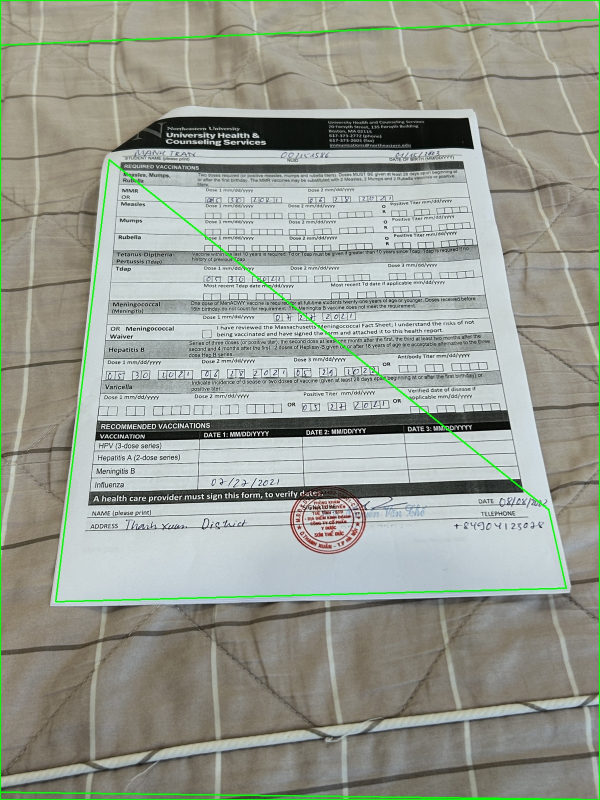
#> input picture debug_all_candidates.jpg, 1200 x 1600 px (shown at 1/2 size)
$ python -i preprocess.py   (imports and definitions only)
#> lines starting #> are read from the running program, lines starting #| are printed output that depends on the picture; after the words box and inside, x2 and y2 are one past the last pixel; in counts of white or black regions, pixels touching at a corner belong together
#> further down, picture is the input picture: shape (1600, 1200, 3); mean B, G, R 146.3, 156.8, 151.8
from __future__ import annotations

from dataclasses import dataclass
import cv2
import numpy as np

@dataclass
class DetectionArtifacts:
    image: np.ndarray       # Detection-resolution BGR image.
    lightness: np.ndarray   # Lab L channel.
    normalized: np.ndarray  # Shadow-normalized L channel.
    edges: np.ndarray       # Cleaned Canny edge map.
    masks: list[np.ndarray] # Binary masks used for contour candidates.
    scale_to_original: float

class PreprocessConfig:
    """Relative scaling factors for resolution-independent OpenCV kernels."""
    ILLUMINATION_BLUR = 0.15 #0.12  # Large blur to extract background lighting
    ADAPTIVE_BLOCK = 0.008 # Medium block to read local text/shadow differences
    MORPH_CLOSE = 0.06 #0.005       # Tiny kernel to bridge pixel gaps in edges

def _odd(value: int, minimum: int = 3) -> int:
    value = max(minimum, value)
    return value if value % 2 else value + 1

def _remove_small_components(mask: np.ndarray, min_area: int) -> np.ndarray:
    count, labels, stats, _ = cv2.connectedComponentsWithStats(mask, 8)
    clean = np.zeros_like(mask)
    for label in range(1, count):
        if stats[label, cv2.CC_STAT_AREA] >= min_area:
            clean[labels == label] = 255
    return clean

def _remove_fragments(img: np.ndarray) -> np.ndarray:
    # Repeated Closing operation to remove fragments like text from the document, or noise in background
    kernel = np.ones((5,5),np.uint8)
    img = cv2.morphologyEx(img, cv2.MORPH_CLOSE, kernel, iterations= 3)
    return img

def _auto_canny(image: np.ndarray, sigma: float = 0.33) -> np.ndarray:
    median = float(np.median(image))
    lower = int(max(0, (1.0 - sigma) * median))
    upper = int(min(255, (1.0 + sigma) * median))
    upper = max(upper, lower + 20)
    return cv2.Canny(image, lower, upper, L2gradient=True)

def _normalized(lightness: np.ndarray, base_dim: int) -> np.ndarray:
    """"""
    #Illumination Normalization via float division with Gaussian background
    light_float = lightness.astype(np.float32)
    blur_size = _odd(int(base_dim * PreprocessConfig.ILLUMINATION_BLUR), minimum=31)
    illumination = cv2.GaussianBlur(light_float, (blur_size, blur_size), 0)
    illumination = np.maximum(illumination, 10.0) #

    # Scale relative to average lightness to prevent integer saturation at 255
    mean_lightness = float(np.mean(light_float))
    normalized_float = (light_float / illumination) * mean_lightness
    normalized = np.clip(normalized_float, 0, 255).astype(np.uint8)

    # Enhance local contrast
    clahe = cv2.createCLAHE(clipLimit=2.0, tileGridSize=(8, 8))
    return clahe.apply(normalized)

def prepare_detection_artifacts(
    image_bgr: np.ndarray,
    max_dimension: int = 1600,
) -> DetectionArtifacts:
#> called with max_dimension = 1600
    if image_bgr is None or image_bgr.size == 0:
        raise ValueError("image_bgr must be a non-empty BGR image")

    original_height, original_width = image_bgr.shape[:2]
#> original_height = 1600; original_width = 1200
    longest_side = max(original_height, original_width)
#> longest_side = 1600
    detection_scale = min(1.0, max_dimension / longest_side)
#> detection_scale = 1

    if detection_scale < 1.0:
        working = cv2.resize(
            image_bgr,
            None,
            fx=detection_scale,
            fy=detection_scale,
            interpolation=cv2.INTER_AREA,
        )
    else:
        working = image_bgr.copy()

    height, width = working.shape[:2]
#> height = 1600; width = 1200
    base_dim = min(height, width)
#> base_dim = 1200

    # 1. Convert to LAB color space and extract L channel
    lab = cv2.cvtColor(working, cv2.COLOR_BGR2LAB)
#> lab: shape (1600, 1200, 3); mean of channels 0, 1, 2 162.2, 124.9, 132.8
    lightness = lab[:, :, 0]

    # 2. Illumination Normalization via float division with Gaussian background
    normalized = _normalized(lightness, base_dim)
#> in _normalized, `illumination = cv2.GaussianBlur(light_float, (blur_size, blur_size), 0)`:
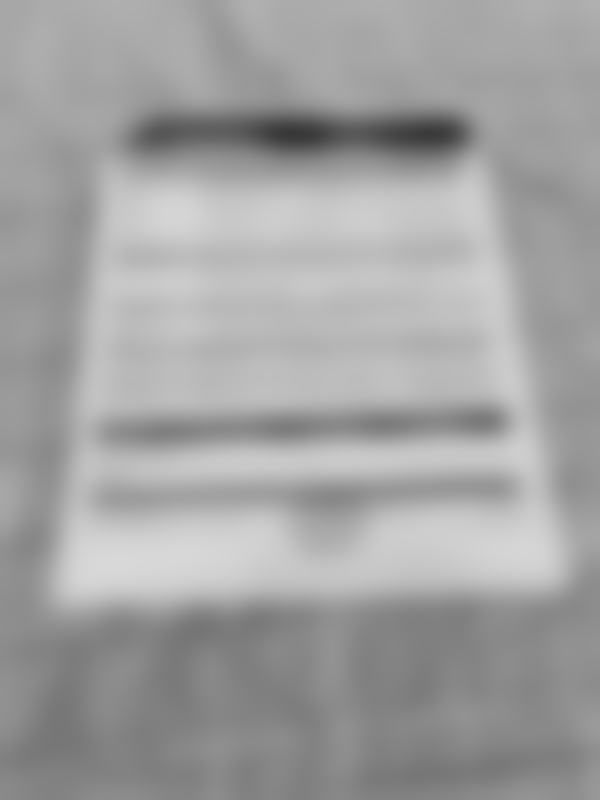
#> illumination: shape (1600, 1200) float32 (shown at 1/2 size); min 56.3, max 216.5, mean 162.1
#> in _normalized, `mean_lightness = float(np.mean(light_float))`: mean_lightness = 162.2

    # 4. Edge-preserving smoothing
    denoised = cv2.bilateralFilter(
        normalized, d=7, sigmaColor=45, sigmaSpace=45
    )

    # Extract the Saturation channel to find objects with color
    hsv = cv2.cvtColor(working, cv2.COLOR_BGR2HSV)
#> hsv: shape (1600, 1200, 3); mean H, S, V 53.1, 30.7, 160.2
    saturation = hsv[:, :, 1]
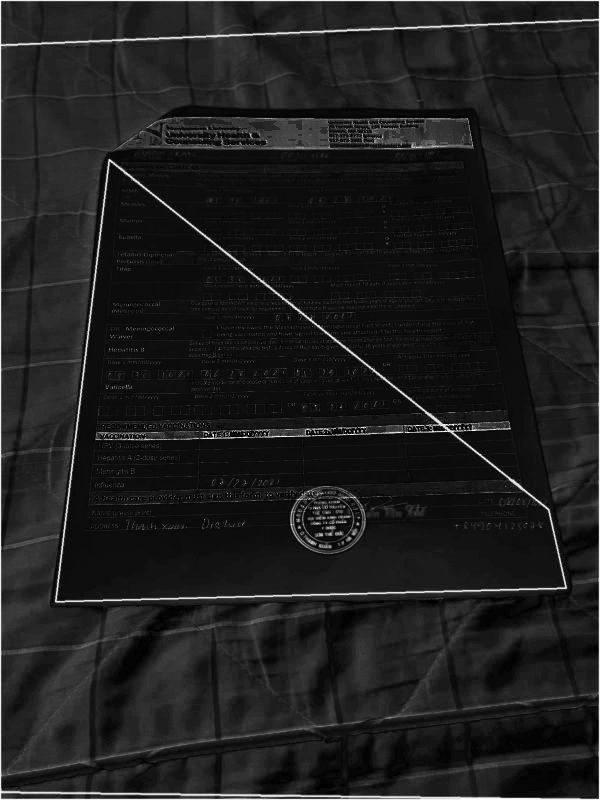
#> saturation: shape (1600, 1200) (shown at 1/2 size); min 0, max 255, mean 30.7

    # Threshold: Low saturation (0-45) becomes white paper (255),
    # High saturation (colorful backgrounds) becomes black (0).
    _, sat_mask = cv2.threshold(saturation, 45, 255, cv2.THRESH_BINARY_INV)
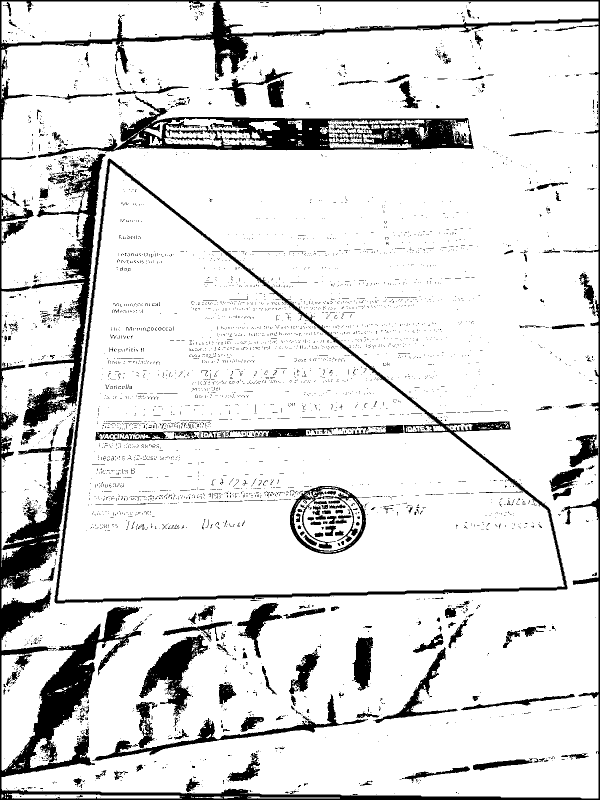
#> sat_mask: shape (1600, 1200) (shown at 1/2 size); 87.2% white; 5127 black regions (4845 under 20 px), largest, box (x1, y1, x2, y2) and area: (0, 0, 1200, 1600) 88125, (76, 190, 948, 316) 29313, (109, 317, 1135, 1207) 20867
    sat_kernel = cv2.getStructuringElement(cv2.MORPH_RECT, (11, 11))
    sat_mask = cv2.morphologyEx(sat_mask, cv2.MORPH_CLOSE, sat_kernel)
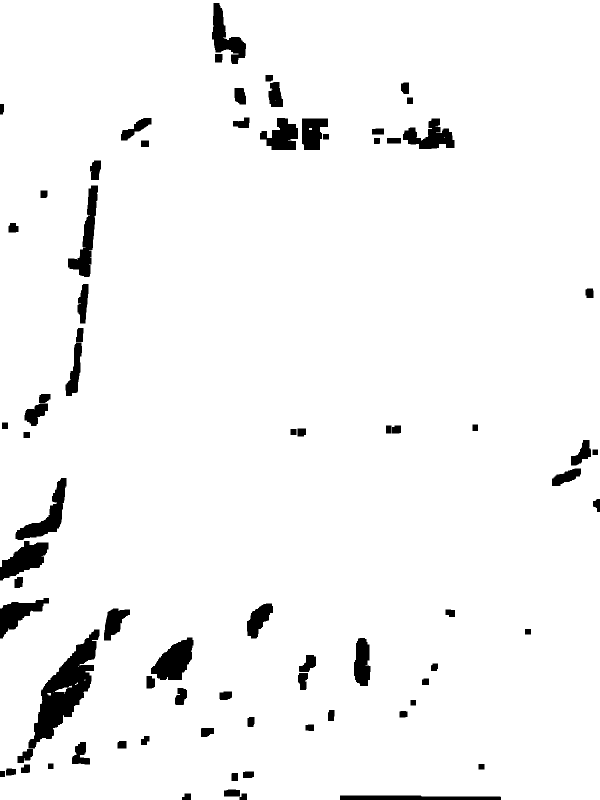
#> sat_mask: shape (1600, 1200) (shown at 1/2 size); 95.9% white; 78 black regions, largest, box (x1, y1, x2, y2) and area: (57, 1259, 199, 1497) 12378, (302, 1275, 387, 1360) 4409, (0, 1082, 97, 1161) 4146

    # 5. Canny edge extraction & morphological closing
    raw_edges = _auto_canny(denoised)
#> in _auto_canny, `median = float(np.median(image))`: median = 149
#> in _auto_canny, `lower = int(max(0, (1.0 - sigma) * median))`: lower = 99
#> in _auto_canny, `upper = int(min(255, (1.0 + sigma) * median))`: upper = 198
#> in _auto_canny, `return cv2.Canny(image, lower, upper, L2gradient=True)`: returned value: shape (1600, 1200); 7% white in thin lines or dots
    close_size = _odd(int(base_dim * PreprocessConfig.ADAPTIVE_BLOCK), minimum=3)
#> close_size = 9
    kernel = cv2.getStructuringElement(cv2.MORPH_RECT, (close_size, close_size))
    edges = cv2.morphologyEx(raw_edges, cv2.MORPH_CLOSE, kernel) # use horizontal and vertical if need to bridge specific lines
#> edges: shape (1600, 1200); 19.3% white; 28 white regions (6 under 20 px), largest, box (x1, y1, x2, y2) and area: (0, 0, 1200, 1600) 363909, (706, 797, 802, 820) 1482, (336, 150, 695, 220) 1174

    edges = cv2.dilate(
        edges,
        cv2.getStructuringElement(cv2.MORPH_RECT, (3, 3)),
        iterations=1,
    )
#> edges: shape (1600, 1200); 24.8% white; 27 white regions, largest, box (x1, y1, x2, y2) and area: (0, 0, 1200, 1600) 465346, (335, 149, 696, 221) 2104, (705, 796, 803, 821) 1724
    edges = cv2.bitwise_and(edges, edges, mask=sat_mask)
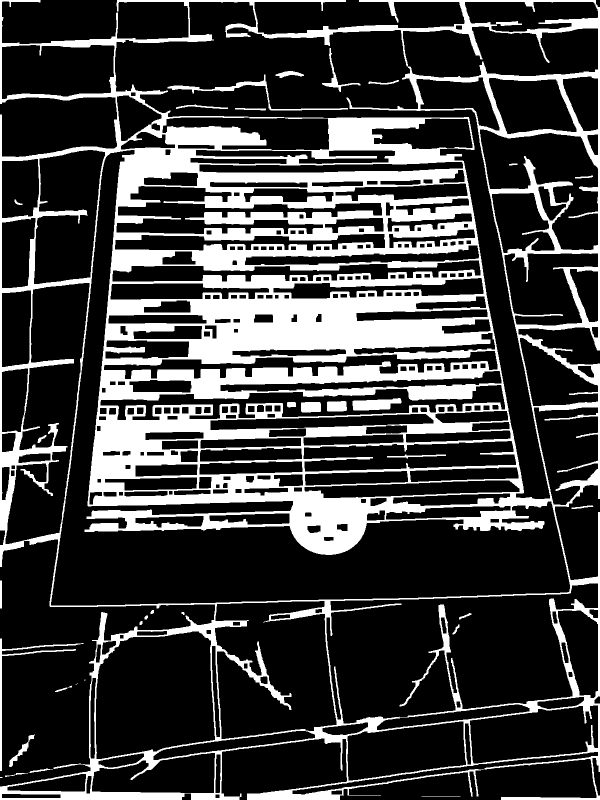
#> edges: shape (1600, 1200) (shown at 1/2 size); 24.4% white; 36 white regions (5 under 20 px), largest, box (x1, y1, x2, y2) and area: (0, 0, 1200, 1600) 456853, (335, 149, 696, 221) 2061, (0, 1277, 168, 1542) 2029

    # 6. Adaptive Thresholding Paper Mask
    block_size = _odd(int(base_dim * PreprocessConfig.MORPH_CLOSE), minimum=31)
#> block_size = 73
    paper_mask = cv2.adaptiveThreshold(
        denoised,
        255,
        cv2.ADAPTIVE_THRESH_GAUSSIAN_C,
        cv2.THRESH_BINARY,
        block_size,
        C=2,  # pixel is classified as white if Pixel > Mean - C
    )
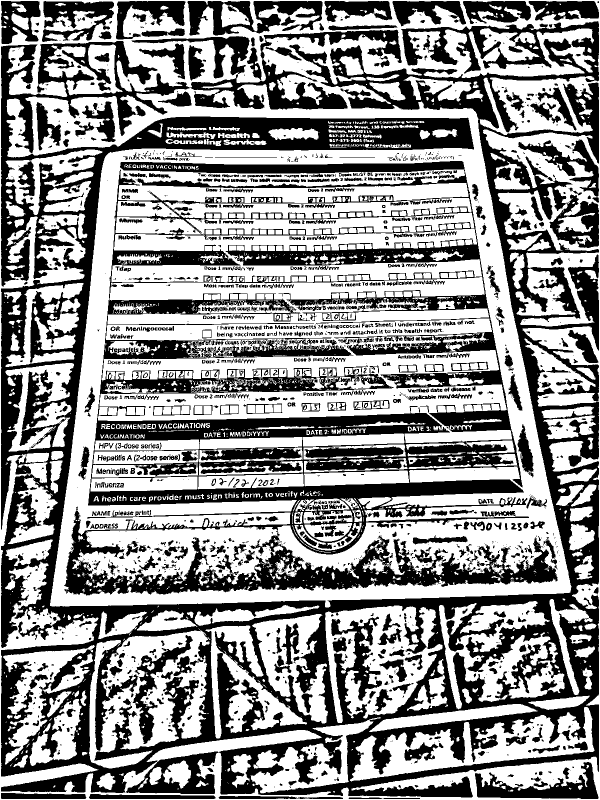
#> paper_mask: shape (1600, 1200) (shown at 1/2 size); 56.5% white; 1960 black regions (1088 under 20 px), largest, box (x1, y1, x2, y2) and area: (2, 42, 1198, 1595) 436987, (128, 322, 1115, 1191) 232001, (375, 2, 645, 71) 9547
    paper_mask = cv2.morphologyEx(
        paper_mask,
        cv2.MORPH_CLOSE,
        cv2.getStructuringElement(
            cv2.MORPH_RECT, (close_size * 2, close_size * 2)
        ),
    )
#> paper_mask: shape (1600, 1200); 91.7% white; 181 black regions, largest, box (x1, y1, x2, y2) and area: (335, 234, 660, 302) 10762, (646, 960, 1032, 999) 10393, (764, 237, 946, 300) 7571

    paper_mask = cv2.bitwise_and(paper_mask, sat_mask)
#> paper_mask: shape (1600, 1200); 88.7% white; 208 black regions, largest, box (x1, y1, x2, y2) and area: (335, 234, 660, 302) 12709, (57, 1259, 199, 1497) 12378, (646, 960, 1032, 999) 10393

    paper_mask = _remove_small_components(
        paper_mask,
        min_area=max(100, int(height * width * 0.01)), # close small fragments that is 1% of the image
    )
#> in _remove_small_components, `count, labels, stats, _ = cv2.connectedComponentsWithStats(mask, 8)`:
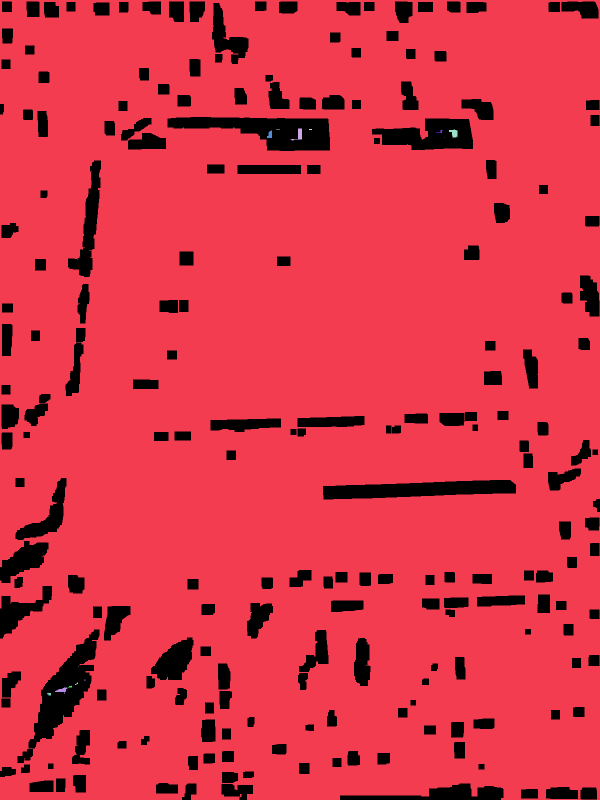
#> labels: shape (1600, 1200) int32 (shown at 1/2 size); 16 distinct labels, from 0 to 15; one colour per label, 0 black
#> in _remove_small_components, `count, labels, stats, _ = cv2.connectedComponentsWithStats(mask, 8)`: count = 16; stats = 16 rows, first 6: [0, 3, 1200, 1597, 217785], [0, 0, 1200, 1600, 1701460], [581, 257, 23, 24, 199], [552, 259, 8, 1, 8], [618, 258, 6, 2, 12], [898, 259, 18, 16, 183]
#> after the loop in _remove_small_components, `for label in range(1, count):`: clean: shape (1600, 1200); 88.6% white; 208 black regions, largest, box (x1, y1, x2, y2) and area: (335, 234, 660, 302) 13035, (57, 1259, 199, 1497) 12594, (646, 960, 1032, 999) 10393

    return DetectionArtifacts(
        image=working,
        lightness=lightness,
        normalized=normalized,
        edges=edges,
        masks=[edges, paper_mask],
        scale_to_original=1.0 / detection_scale,
    )

>>> import cv2
>>> picture = cv2.imread('../debug_all_candidates.jpg')
>>> result = prepare_detection_artifacts(picture)
